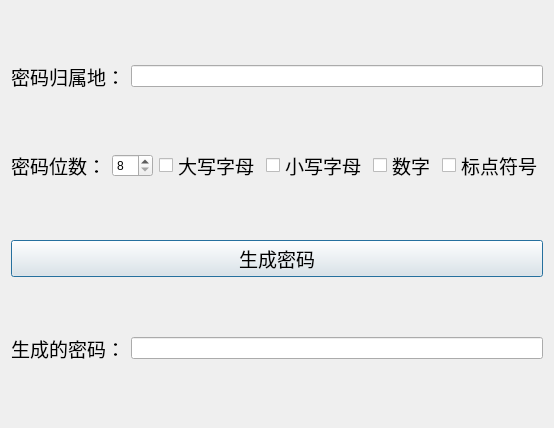
<?xml version="1.0" encoding="UTF-8"?>
<ui version="4.0">
 <class>passwordgenerator</class>
 <widget class="QDialog" name="passwordgenerator">
  <property name="geometry">
   <rect>
    <x>0</x>
    <y>0</y>
    <width>539</width>
    <height>428</height>
   </rect>
  </property>
  <property name="windowTitle">
   <string extracomment="By Benson">密码生成小工具</string>
  </property>
  <property name="windowIcon">
   <iconset>
    <normaloff>../../ICONS/Magicons-2867-Flat-Icons-2/Magicons - 2867 Flat Icons/Magicons - 2687 icons/PNG/@2x/Technology Devices/bigproc.png</normaloff>../../ICONS/Magicons-2867-Flat-Icons-2/Magicons - 2867 Flat Icons/Magicons - 2687 icons/PNG/@2x/Technology Devices/bigproc.png</iconset>
  </property>
  <property name="toolTip">
   <string>&lt;html&gt;&lt;head/&gt;&lt;body&gt;&lt;p&gt;&lt;span style=&quot; font-weight:700;&quot;&gt;用于自动生成密码并保存在本地文本文件内的一个实用小工具。&lt;/span&gt;&lt;/p&gt;&lt;/body&gt;&lt;/html&gt;</string>
  </property>
  <property name="autoFillBackground">
   <bool>false</bool>
  </property>
  <layout class="QVBoxLayout" name="verticalLayout">
   <item>
    <layout class="QHBoxLayout" name="horizontalLayout">
     <item>
      <widget class="QLabel" name="label">
       <property name="font">
        <font>
         <pointsize>14</pointsize>
        </font>
       </property>
       <property name="text">
        <string>密码归属地：</string>
       </property>
      </widget>
     </item>
     <item>
      <widget class="QLineEdit" name="lineEdit_target"/>
     </item>
    </layout>
   </item>
   <item>
    <layout class="QHBoxLayout" name="horizontalLayout_2">
     <item>
      <widget class="QLabel" name="label_3">
       <property name="font">
        <font>
         <pointsize>14</pointsize>
        </font>
       </property>
       <property name="text">
        <string>密码位数：</string>
       </property>
      </widget>
     </item>
     <item>
      <widget class="QSpinBox" name="spinBox_count">
       <property name="minimum">
        <number>8</number>
       </property>
       <property name="maximum">
        <number>20</number>
       </property>
      </widget>
     </item>
     <item>
      <widget class="QCheckBox" name="checkBox_upper">
       <property name="font">
        <font>
         <pointsize>14</pointsize>
        </font>
       </property>
       <property name="text">
        <string>大写字母</string>
       </property>
      </widget>
     </item>
     <item>
      <widget class="QCheckBox" name="checkBox_lower">
       <property name="font">
        <font>
         <pointsize>14</pointsize>
        </font>
       </property>
       <property name="text">
        <string>小写字母</string>
       </property>
      </widget>
     </item>
     <item>
      <widget class="QCheckBox" name="checkBox_num">
       <property name="font">
        <font>
         <pointsize>14</pointsize>
        </font>
       </property>
       <property name="text">
        <string>数字</string>
       </property>
      </widget>
     </item>
     <item>
      <widget class="QCheckBox" name="checkBox_puc">
       <property name="font">
        <font>
         <pointsize>14</pointsize>
        </font>
       </property>
       <property name="text">
        <string>标点符号</string>
       </property>
      </widget>
     </item>
    </layout>
   </item>
   <item>
    <widget class="QPushButton" name="pushButton">
     <property name="font">
      <font>
       <pointsize>14</pointsize>
      </font>
     </property>
     <property name="text">
      <string>生成密码</string>
     </property>
    </widget>
   </item>
   <item>
    <layout class="QHBoxLayout" name="horizontalLayout_3">
     <item>
      <widget class="QLabel" name="label_2">
       <property name="font">
        <font>
         <pointsize>14</pointsize>
        </font>
       </property>
       <property name="text">
        <string>生成的密码：</string>
       </property>
      </widget>
     </item>
     <item>
      <widget class="QLineEdit" name="lineEdit_result"/>
     </item>
    </layout>
   </item>
  </layout>
 </widget>
 <resources/>
 <connections/>
</ui>
